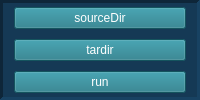
             <widget class="QFrame" name="frame_generdata_j">
              <property name="styleSheet">
               <string notr="true">background-color: rgb(21, 57, 85);</string>
              </property>
              <property name="frameShape">
               <enum>QFrame::Panel</enum>
              </property>
              <property name="frameShadow">
               <enum>QFrame::Sunken</enum>
              </property>
              <property name="lineWidth">
               <number>3</number>
              </property>
              <property name="midLineWidth">
               <number>3</number>
              </property>
              <layout class="QVBoxLayout" name="verticalLayout_7" stretch="1,1,1">
               <property name="leftMargin">
                <number>11</number>
               </property>
               <property name="topMargin">
                <number>0</number>
               </property>
               <property name="bottomMargin">
                <number>0</number>
               </property>
               <item>
                <widget class="QPushButton" name="pushButton_sourcedir_g_j">
                 <property name="styleSheet">
                  <string notr="true">color: rgb(255, 255, 255);
background-color: rgb(28, 118, 132);</string>
                 </property>
                 <property name="text">
                  <string>sourceDir</string>
                 </property>
                </widget>
               </item>
               <item>
                <widget class="QPushButton" name="pushButton__tardir_g_j">
                 <property name="styleSheet">
                  <string notr="true">color: rgb(255, 255, 255);
background-color: rgb(28, 118, 132);</string>
                 </property>
                 <property name="text">
                  <string>tardir</string>
                 </property>
                </widget>
               </item>
               <item>
                <widget class="QPushButton" name="pushButton_run_g_j">
                 <property name="styleSheet">
                  <string notr="true">color: rgb(255, 255, 255);
background-color: rgb(28, 118, 132);</string>
                 </property>
                 <property name="text">
                  <string>run</string>
                 </property>
                </widget>
               </item>
              </layout>
             </widget>
